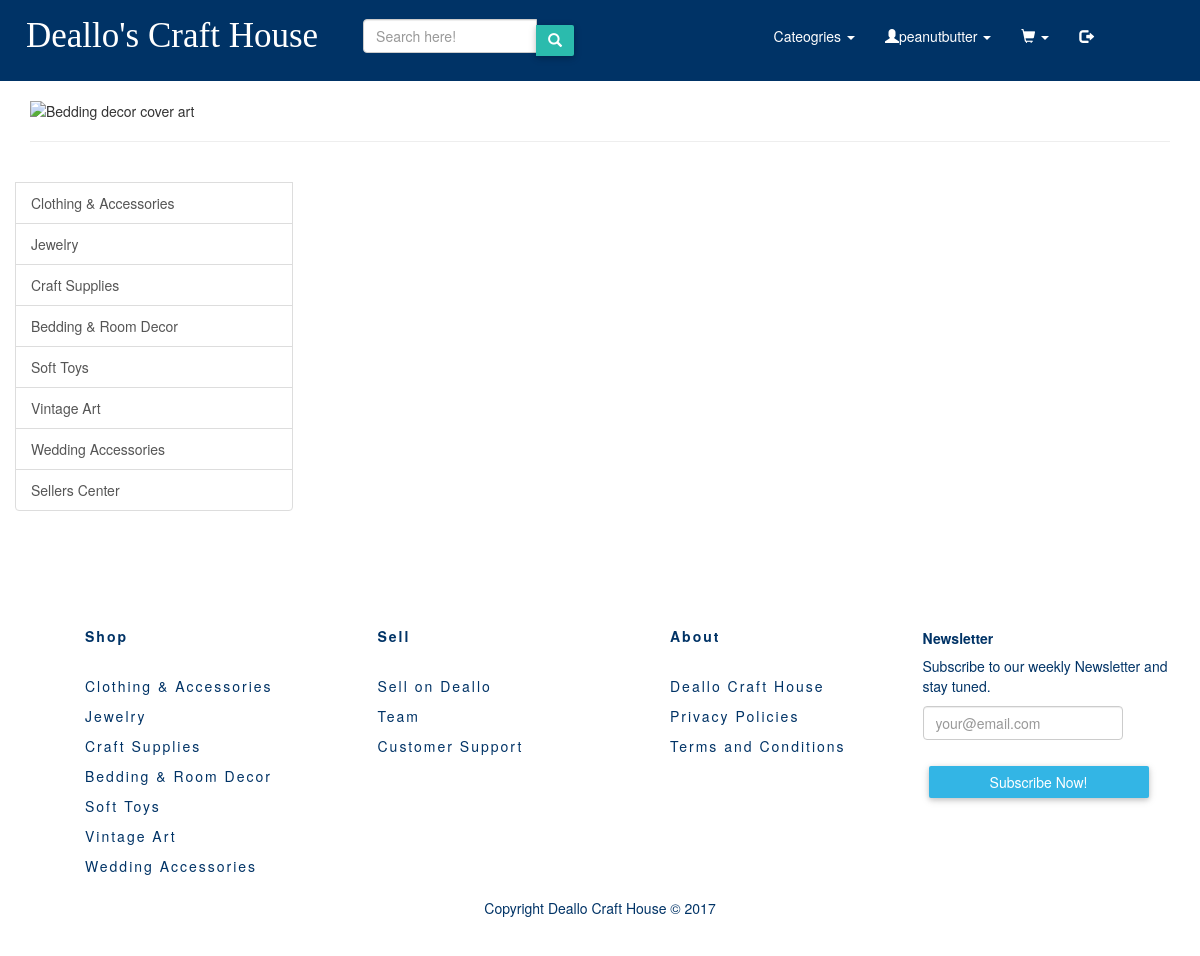
/pages/products/craftSupplies.php (signed in), run on an earlier commit of the app's database.
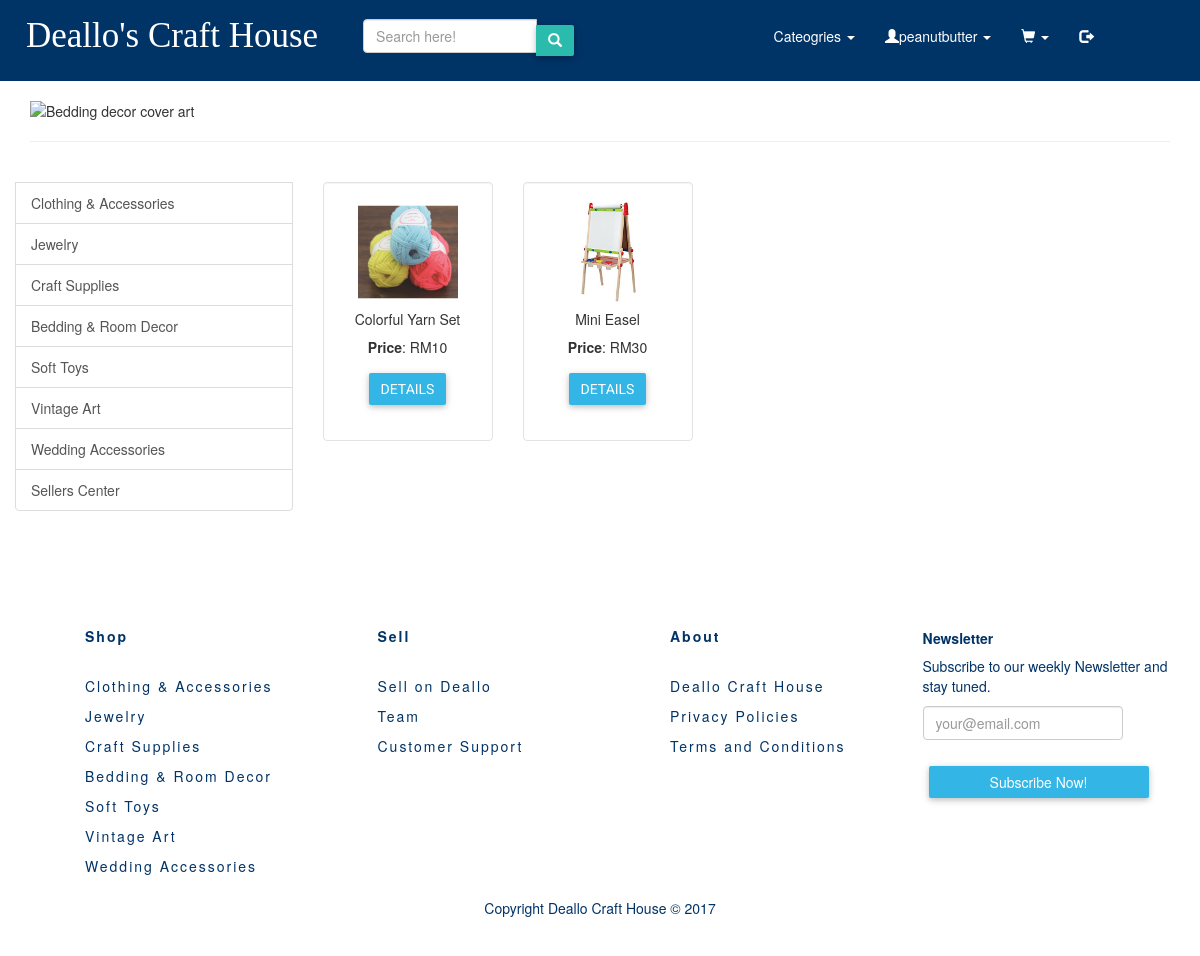
And on a later commit of the database.
### tables this page shows
CREATE TABLE `product` (
  `id` int(11) NOT NULL,
  `name` varchar(80) NOT NULL,
  `summary` varchar(255) NOT NULL,
  `price` double NOT NULL,
  `quantity` varchar(10) NOT NULL,
  `image` varchar(100) NOT NULL,
  `product_owner` varchar(255) NOT NULL,
  `category` varchar(255) NOT NULL
);

### pages/products/craftSupplies.php (the view, shortened to what this page needs)
<?php include '../../includes/product_config.php' ?>
<!DOCTYPE html>
<html>
<head>
	<link rel="stylesheet=" href="../styles/bootstrap/bootstrap.css">
    <link rel="stylesheet" href="https://maxcdn.bootstrapcdn.com/bootstrap/3.3.7/css/bootstrap.min.css">
    <link rel="stylesheet" type="text/css" href="../../styles/test.css"/>
    <link rel="stylesheet" type="text/css" href="../../styles/footer.css"/>
    <link rel="stylesheet" type="text/css" href="../../styles/buttons.css"/>
</head>
<body>
<?php include "../../templates/navbar_product_pages.php" ?>
<div class="container">
	<div class="row">
        <div class="col-lg-7 col-md-7 col-sm-12 col-xs-12 coverImage">
            <img src="../../images/cover-art/weddingCover.png" alt="Bedding decor cover art" height="100%" class="img-responsive" width="100%"/>
        </div>
    </div>
	<hr/>
	<div class="row">
		<div class="list-group col-lg-3 col-md-3 col-sm-5 col-xs-6">
    <br>
			<a href="clothingAcc.php" class="list-group-item">Clothing &amp; Accessories</a>
			<a href="jewelry.php" class="list-group-item">Jewelry</a>
			<a href="craftSupplies.php" class="list-group-item">Craft Supplies</a>
			<a href="#" class="list-group-item">Bedding &amp; Room Decor</a>
			<a href="softToys.php" class="list-group-item">Soft Toys</a>
			<a href="vintage.php" class="list-group-item">Vintage Art</a>
			<a href="wedding.php" class="list-group-item">Wedding Accessories</a>
			<a href="../myProducts.php" class="list-group-item">Sellers Center</a>
		</div>
		<br/>
	<div class="row" id="products" >
     <?php
        $stmt = $dbh->prepare('SELECT * FROM product WHERE category= "Craft Supplies" LIMIT 4 OFFSET 0');
        if ($stmt->execute()) {
            while ($row = $stmt->fetch()) {
        ?>
          <div class="col-md-2">
          <div class="well" style="background-color: white;">
              <img src="../../images/product_images/<?php echo $row['image']; ?>" class="img-responsive mx-auto d-block" width="100px" height="100px" />
              <div class="text-center">
                <h5><?php echo $row['name'] ?></h5>
                <p><strong>Price</strong>: RM<?php echo $row['price'] ?><br/></p>
                <p>
                    <button type="button" class="btn btn-info" data-toggle="modal" data-target="#myModal-<?php echo $row['id'] ?>">Details</button>
                </p>
              </div>
          </div>
          </div>
        <?php
            }
        }
        ?>
        </div>
	</div>
	</div>
</body>
 <?php include "../../templates/footer_products.php" ?>
</html>

What changed in the data, as far as the page shows it:
added product: image (picture), name "Colorful Yarn Set", price "10"
added product: image (picture), name "Mini Easel", price "30"
